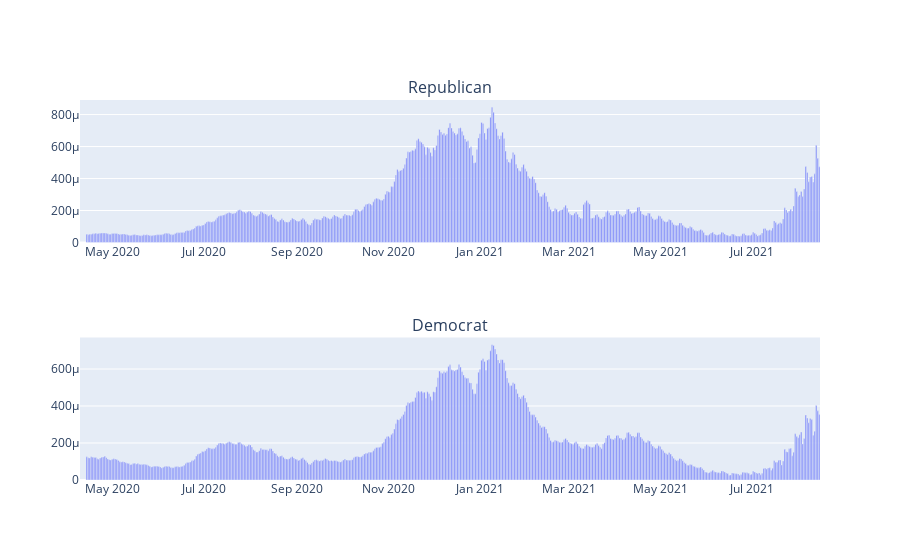

Notebook source saved alongside this figure:
### Code cell
# TODO: adjust plot size, reduce width
fig = make_subplots(rows=2, cols=1, subplot_titles=("Republican", "Democrat"))
fig.add_trace(
    px.bar(df_totals_by_party.query("party == 'REPUBLICAN'"), 
            x="date", y="cases_percap_rolling_rolling", #color="mask_mandate", 
            title="Republican Leaning County daily cases", 
            labels={
                "date": "Date",
            },
            log_y=True).data[0],
    row=1, col=1
)
fig.add_trace(
    px.bar(df_totals_by_party.query("party == 'DEMOCRAT'"), 
            x="date", y="cases_percap_rolling_rolling", #color="mask_mandate", 
            title="Democrat learning County daily cases", 
            labels={
                "date": "Date",
            },
            log_y=True).data[0],
    row=2, col=1
)
fig.show()

### Figure 1 — Plotly figure (JSON) as saved in the notebook; plotly's stock layout.template omitted (floating-point values rounded to 4 significant figures; data arrays with more than 128 entries replaced by an {"elided": "..."} marker saying what was removed)
{"data": [{"alignmentgroup": "True", "hovertemplate": "Date=%{x}<br>cases_percap_rolling_rolling=%{y}<extra></extra>", "legendgroup": "", "marker": {"color": "#636efa", "pattern": {"shape": ""}}, "name": "", "offsetgroup": "", "orientation": "v", "showlegend": false, "textposition": "auto", "type": "bar", "x": {"elided": "493 str values"}, "xaxis": "x", "y": {"elided": "493 float values"}, "yaxis": "y"}, {"alignmentgroup": "True", "hovertemplate": "Date=%{x}<br>cases_percap_rolling_rolling=%{y}<extra></extra>", "legendgroup": "", "marker": {"color": "#636efa", "pattern": {"shape": ""}}, "name": "", "offsetgroup": "", "orientation": "v", "showlegend": false, "textposition": "auto", "type": "bar", "x": {"elided": "493 str values"}, "xaxis": "x2", "y": {"elided": "493 float values"}, "yaxis": "y2"}], "layout": {"annotations": [{"font": {"size": 16}, "showarrow": false, "text": "Republican", "x": 0.5, "xanchor": "center", "xref": "paper", "y": 1, "yanchor": "bottom", "yref": "paper"}, {"font": {"size": 16}, "showarrow": false, "text": "Democrat", "x": 0.5, "xanchor": "center", "xref": "paper", "y": 0.375, "yanchor": "bottom", "yref": "paper"}], "xaxis": {"anchor": "y", "domain": [0, 1]}, "xaxis2": {"anchor": "y2", "domain": [0, 1]}, "yaxis": {"anchor": "x", "domain": [0.625, 1]}, "yaxis2": {"anchor": "x2", "domain": [0, 0.375]}}}
